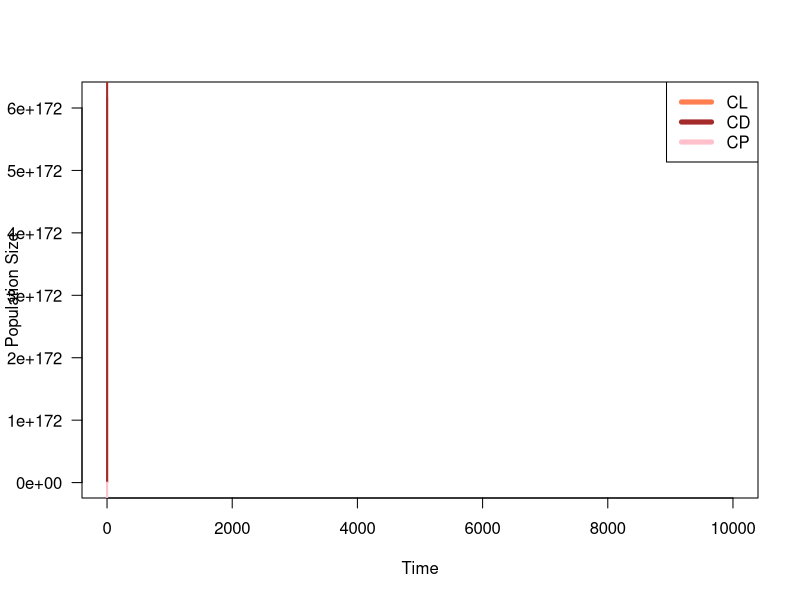
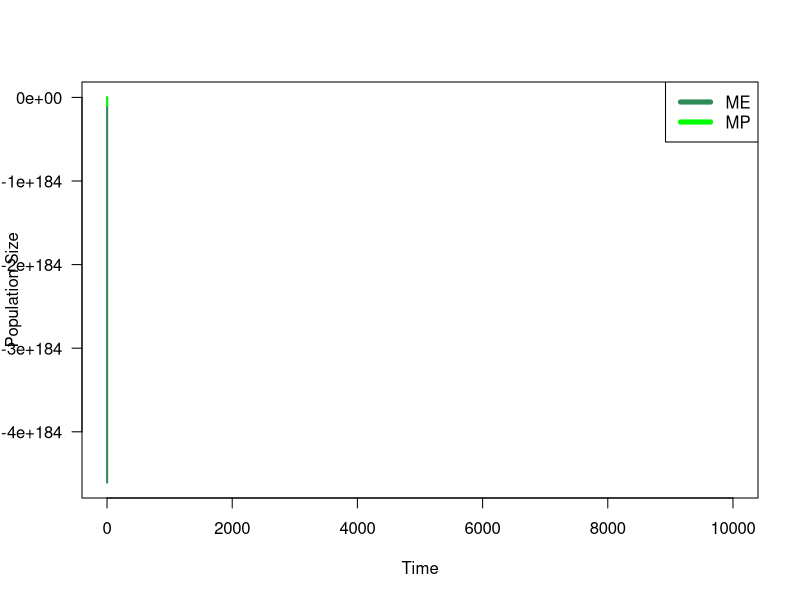

Recreate these plots in R, in order.
## ---- chunk 1
knitr::opts_chunk$set(echo = TRUE)
## ---- chunk 2
library(vegan)
## ---- chunk 3
#VARIABLES
#CL  #live coral on open substrate
#CD  #dead coral
#CP #Live coral on dead coral
#ME #Exposed macroalgae
#MP #Protected macroalgae
#S #Empty space; colonizable by coral or macroalgae

#PARAMETERS (change in proportional cover/year)
gc <- 0.1 #growth rate of coral
gm <- 0.6 #growth rate of macroalgae
gmc <- 0.06 #Overgrowth rate of macroalgae onto live coral
dc <- 0.001 #Death rate of coral
dm <- 0.05 #Senescence rate of macroalgae
e <- 0.01 #Erosion rate of dead coral
gammaC <- 0.001 #Open settlement rate of coral
settlement <- 1 #Multiplier for rate of coral settlement onto dead coral
gammaM <- 0.001 #Open settlement rate of macroalgae
h <- 0.3 #Ambient herbivory rate
p <- 0.5 #Algal protection; degree to which ambient herbivory is reduced for protected macroalgae

## ---- chunk 4
#change in proportional live coral on the reef over time (dCL/dt)
#equation_1 <- gc*CL*S + gammaC*S - gmc*CL*(ME+MP) - dc*CL 
## ---- chunk 5

#dCD/dt
#equation_2 <- dc*(CL+CP)+ MP*(h*(1-p)+dm)- gc*CP*CD-S*gammaC*CD-gm*CD*(ME+MP) - gammaM*CD- e*CD

## ---- chunk 6
#change in proportional cover of live coral growing on dead coral over time (dCP/dt)
#dCP/dt = GC* CP*CD + s*gammaC*CD - gmc*CP*(ME+MP) - dc*CP - e*CP
#equation_3 <- gc*CP*CD + settlement*gammaC*CD - gmc*CP*(ME + MP) - dc*CP - e*CP

## ---- chunk 7
#dME/dt= gm*ME*S + gammaM*S - ME(h+dm)
#equation_4 <- gm*ME*S + gammaM*S - ME*(h+dm)
## ---- chunk 8
#dMP/dt = gm*MP*CD +gm*ME*CD + gmc*CL(ME+MP) +gmc*CP*(ME+MP) + gammaM*CD - MP(h(1-p) +dm + e)
#equation_5 <- gm*MP*CD +gm*ME*CD + gmc*CL*(ME+MP) +gmc*CP*(ME+MP) + gammaM*CD - MP*(h*(1-p) +dm + e)
## ---- chunk 9
#S = 1 - CL - CD - CP - ME - MP
#equation_6 <- 1 - CL - CD - CP - ME - MP
## ---- chunk 10

## ---- chunk 11
# create a vector of timesteps
tset1 <- seq(from = 0, to = 10000, length.out = 100000)

# create holding vectors and fill initial conditions
CL.simu1 <- NaN*tset1; CL.simu1[1] <- 1
CD.simu1 <- NaN*tset1; CD.simu1[1] <- 1
CP.simu1 <- NaN*tset1; CP.simu1[1] <- 1
ME.simu1 <- NaN*tset1; ME.simu1[1] <- 1
MP.simu1 <- NaN*tset1; MP.simu1[1] <- 1
S.simu1 <- NaN*tset1; S.simu1[1] <- 0.5 #not sure what to put here

# for each timestep
for(i in 2:length(tset1)){
  # calculate change in time
	dt <- tset1[i]-tset1[i-1]
	
	# store placeholder variables
	CL <- CL.simu1[i-1]
	CD <- CD.simu1[i-1]
	CP <- CP.simu1[i-1]
	ME <- ME.simu1[i-1]
	MP <- MP.simu1[i-1]
	S <- S.simu1[i-1]
	
	# calculate change in resource level and population size 
	dCL <- gc*CL*S + gammaC*S - gmc*CL*(ME+MP) - dc*CL*dt #equation 1
	dCD <- dc*(CL+CP)+ MP*(h*(1-p)+dm)- gc*CP*CD-S*gammaC*CD-gm*CD*(ME+MP) - gammaM*CD- e*CD*dt #equation 2
	dCP <- gc*CP*CD + settlement*gammaC*CD - gmc*CP*(ME + MP) - dc*CP - e*CP*dt #equation 3
	dME <- gm*ME*S + gammaM*S - ME*(h+dm)*dt #equation 4
	dMP <- gm*MP*CD +gm*ME*CD + gmc*CL*(ME+MP) +gmc*CP*(ME+MP) + gammaM*CD - MP*(h*(1-p) +dm + e)*dt #equation 5
  dS <- 1 - CL - CD - CP - ME - MP*dt #can i do that??? #equation 6
	
	# calculate total size
	CL.simu1[i] <- CL + dCL
	CD.simu1[i] <- CD + dCD
	CP.simu1[i] <- CP + dCP
	ME.simu1[i] <- ME + dME
	MP.simu1[i] <- MP + dMP
	S.simu1[i] <- S + dS
}

#check loop worked
head(CL.simu1)
tail(CL.simu1)

## ---- chunk 12
#plot
# store colors for variables
CLcol <- 'coral'
CDcol <- 'brown'
CPcol <- 'pink'
MEcol <- 'seagreen'
MPcol <- 'green'
Scol <- 'gray'

# plot coral as a function of time
plot(x = tset1, y = CL.simu1,
     type = 'l', las = 1, lwd = 2, col = CLcol,
     xlab = 'Time', ylab = 'Population Size')
 lines(x = tset1, y = CD.simu1,
      lwd = 2, col = CDcol)
 lines(x = tset1, y = CP.simu1,
      lwd = 2, col = CPcol )
 legend(x = 'topright', legend = c('CL', 'CD', 'CP'), lwd = 5, col = c(CLcol, CDcol, CPcol))

# plot population macroalgae as a function of time
plot(x = tset1, y = ME.simu1,
     type = 'l', las = 1, lwd = 2, col = MEcol,
     xlab = 'Time', ylab = 'Population Size')
lines(x = tset1, y = MP.simu1,
      lwd = 2, col = MPcol)
legend(x = 'topright', legend = c('ME', 'MP'), lwd = 5, col = c(MEcol, MPcol))
